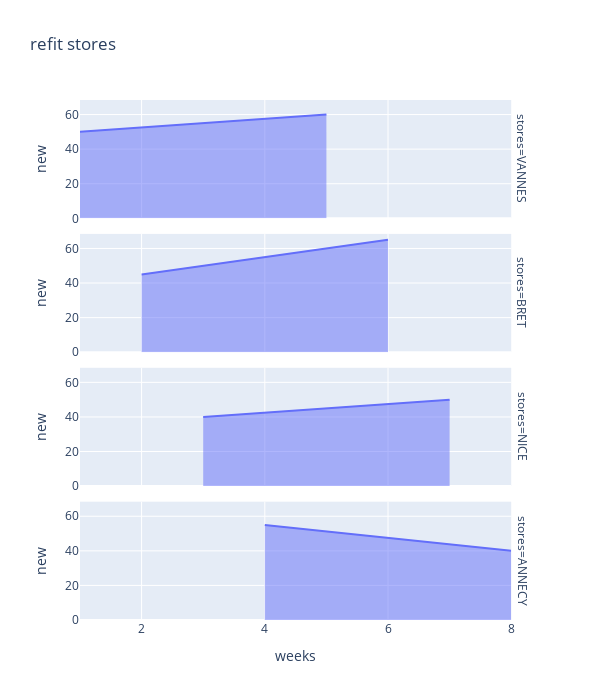

Here is the notebook cell this chart was saved with:
### Code cell
fig = px.area(df
              , x='weeks'
              , y='new'
              , facet_row='stores'
              #, facet_col='stores'
              , facet_col_wrap=1 
              #, facet_col="company"
              , title="refit stores"
              , width=600
              , height=700
                )

fig.update_traces(row=4)

fig.show()

### Figure 1 — Plotly figure (JSON) as saved in the notebook; plotly's stock layout.template omitted (floating-point values rounded to 4 significant figures)
{"data": [{"fillpattern": {"shape": ""}, "hovertemplate": "stores=VANNES<br>weeks=%{x}<br>new=%{y}<extra></extra>", "legendgroup": "", "line": {"color": "#636efa"}, "marker": {"symbol": "circle"}, "mode": "lines", "name": "", "orientation": "v", "showlegend": false, "stackgroup": "1", "type": "scatter", "x": [1, 5], "xaxis": "x4", "y": [50, 60], "yaxis": "y4"}, {"fillpattern": {"shape": ""}, "hovertemplate": "stores=BRET<br>weeks=%{x}<br>new=%{y}<extra></extra>", "legendgroup": "", "line": {"color": "#636efa"}, "marker": {"symbol": "circle"}, "mode": "lines", "name": "", "orientation": "v", "showlegend": false, "stackgroup": "1", "type": "scatter", "x": [2, 6], "xaxis": "x3", "y": [45, 65], "yaxis": "y3"}, {"fillpattern": {"shape": ""}, "hovertemplate": "stores=NICE<br>weeks=%{x}<br>new=%{y}<extra></extra>", "legendgroup": "", "line": {"color": "#636efa"}, "marker": {"symbol": "circle"}, "mode": "lines", "name": "", "orientation": "v", "showlegend": false, "stackgroup": "1", "type": "scatter", "x": [3, 7], "xaxis": "x2", "y": [40, 50], "yaxis": "y2"}, {"fillpattern": {"shape": ""}, "hovertemplate": "stores=ANNECY<br>weeks=%{x}<br>new=%{y}<extra></extra>", "legendgroup": "", "line": {"color": "#636efa"}, "marker": {"symbol": "circle"}, "mode": "lines", "name": "", "orientation": "v", "showlegend": false, "stackgroup": "1", "type": "scatter", "x": [4, 8], "xaxis": "x", "y": [55, 40], "yaxis": "y"}], "layout": {"annotations": [{"font": {}, "showarrow": false, "text": "stores=ANNECY", "textangle": 90, "x": 0.98, "xanchor": "left", "xref": "paper", "y": 0.1138, "yanchor": "middle", "yref": "paper"}, {"font": {}, "showarrow": false, "text": "stores=NICE", "textangle": 90, "x": 0.98, "xanchor": "left", "xref": "paper", "y": 0.3712, "yanchor": "middle", "yref": "paper"}, {"font": {}, "showarrow": false, "text": "stores=BRET", "textangle": 90, "x": 0.98, "xanchor": "left", "xref": "paper", "y": 0.6288, "yanchor": "middle", "yref": "paper"}, {"font": {}, "showarrow": false, "text": "stores=VANNES", "textangle": 90, "x": 0.98, "xanchor": "left", "xref": "paper", "y": 0.8862, "yanchor": "middle", "yref": "paper"}], "height": 700, "legend": {"tracegroupgap": 0}, "title": {"text": "refit stores"}, "width": 600, "xaxis": {"anchor": "y", "domain": [0, 0.98], "title": {"text": "weeks"}}, "xaxis2": {"anchor": "y2", "domain": [0, 0.98], "matches": "x", "showticklabels": false}, "xaxis3": {"anchor": "y3", "domain": [0, 0.98], "matches": "x", "showticklabels": false}, "xaxis4": {"anchor": "y4", "domain": [0, 0.98], "matches": "x", "showticklabels": false}, "yaxis": {"anchor": "x", "domain": [0, 0.2275], "title": {"text": "new"}}, "yaxis2": {"anchor": "x2", "domain": [0.2575, 0.485], "matches": "y", "title": {"text": "new"}}, "yaxis3": {"anchor": "x3", "domain": [0.515, 0.7425], "matches": "y", "title": {"text": "new"}}, "yaxis4": {"anchor": "x4", "domain": [0.7725, 1], "matches": "y", "title": {"text": "new"}}}}
